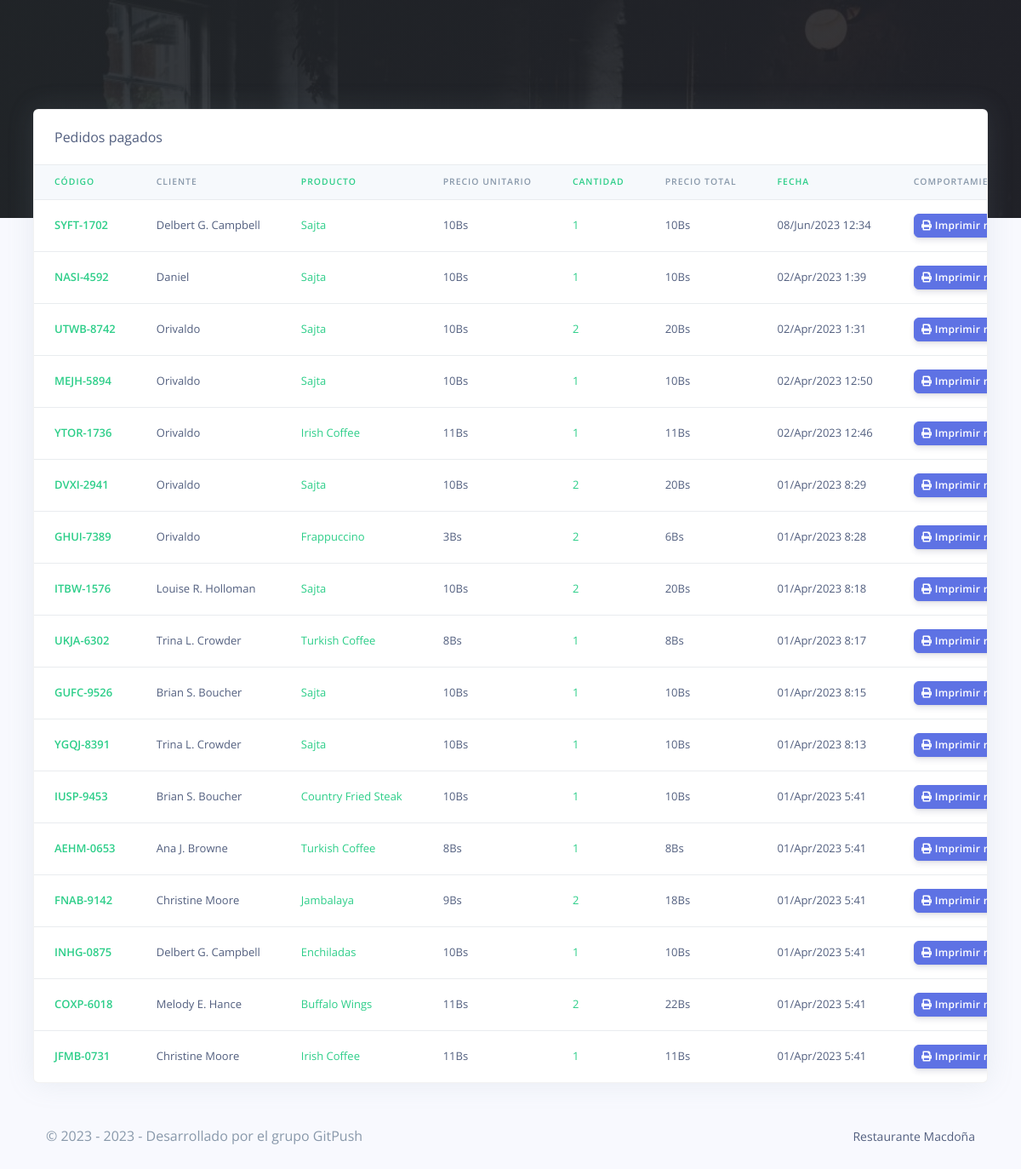
Before: /Restro/admin/receipts.php (signed in) with the older database file.
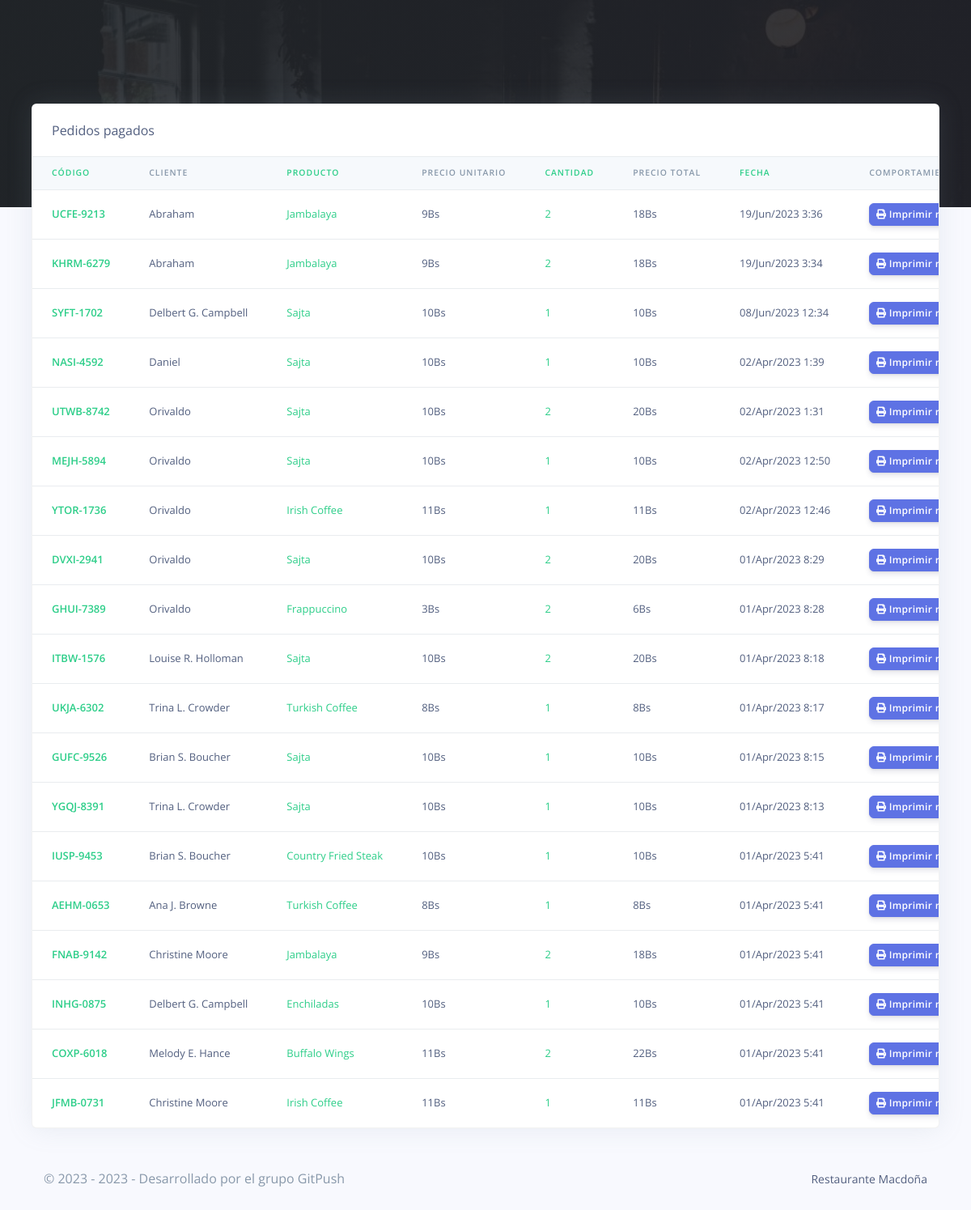
After: the same page with the newer database file.
### tables this page shows
CREATE TABLE `rpos_pedidos` (
  `pedido_id` varchar(200) NOT NULL,
  `pedido_code` varchar(200) NOT NULL,
  `cliente_id` varchar(200) NOT NULL,
  `cliente_nombre` varchar(200) NOT NULL,
  `prod_id` varchar(200) NOT NULL,
  `prod_nombre` varchar(200) NOT NULL,
  `prod_precio` varchar(200) NOT NULL,
  `prod_cant` varchar(200) NOT NULL,
  `pedido_status` varchar(200) NOT NULL,
  `created_at` timestamp(6) NOT NULL DEFAULT current_timestamp(6) ON UPDATE current_timestamp(6)
);

### Restro/admin/receipts.php (the view, shortened to what this page needs)
<?php
include('config/config.php');
require_once('partials/_head.php');
?>
<body>
    <div class="main-content">
        <div class="container-fluid mt--8">
            <div class="row">
                <div class="col">
                    <div class="card shadow">
                        <div class="card-header border-0">
                        Pedidos pagados
                        </div>
                        <div class="table-responsive">
                            <table class="table align-items-center table-flush">
                                <thead class="thead-light">
                                    <tr>
                                        <th class="text-success" scope="col">CÓDIGO</th>
                                        <th scope="col">CLIENTE</th>
                                        <th class="text-success" scope="col">PRODUCTO</th>
                                        <th scope="col">PRECIO UNITARIO</th>
                                        <th class="text-success" scope="col">CANTIDAD</th>
                                        <th scope="col">PRECIO TOTAL</th>
                                        <th class="text-success" scope="col">FECHA</th>
                                        <th scope="col">COMPORTAMIENTO</th>
                                    </tr>
                                </thead>
                                <tbody>
                                    <?php
                                    $ret = "SELECT * FROM  rpos_pedidos WHERE pedido_status = 'PAGADO' ORDER BY `rpos_pedidos`.`created_at` DESC  ";
                                    $stmt = $mysqli->prepare($ret);
                                    $stmt->execute();
                                    $res = $stmt->get_result();
                                    while ($order = $res->fetch_object()) {
                                        $total = ($order->prod_precio * $order->prod_cant);
                                    ?>
                                        <tr>
                                            <th class="text-success" scope="row"><?php echo $order->pedido_code; ?></th>
                                            <td><?php echo $order->cliente_nombre; ?></td>
                                            <td class="text-success"><?php echo $order->prod_nombre; ?></td>
                                            <td><?php echo $order->prod_precio; ?>Bs</td>
                                            <td class="text-success"><?php echo $order->prod_cant; ?></td>
                                            <td><?php echo $total; ?>Bs</td>
                                            <td><?php echo date('d/M/Y g:i', strtotime($order->created_at)); ?></td>
                                            <td>
                                                <a target="_blank" href="print_receipt.php?order_code=<?php echo $order->pedido_code; ?>">
                                                    <button class="btn btn-sm btn-primary">
                                                        <i class="fas fa-print"></i>
                                                        Imprimir recibo
                                                    </button>
                                                </a>
                                            </td>
                                        </tr>
                                    <?php } ?>
                                </tbody>
                            </table>
                        </div>
                    </div>
                </div>
            </div>
            <?php
            require_once('partials/_footer.php');
            ?>
        </div>
    </div>
</body>
</html>

Changed rows visible on the page:
added rpos_pedidos: pedido_code "UCFE-9213", cliente_nombre "Abraham", prod_nombre "Jambalaya", prod_precio "9", prod_cant "2", total "18", created_at "19/Jun/2023 3:36"
added rpos_pedidos: pedido_code "KHRM-6279", cliente_nombre "Abraham", prod_nombre "Jambalaya", prod_precio "9", prod_cant "2", total "18", created_at "19/Jun/2023 3:34"
